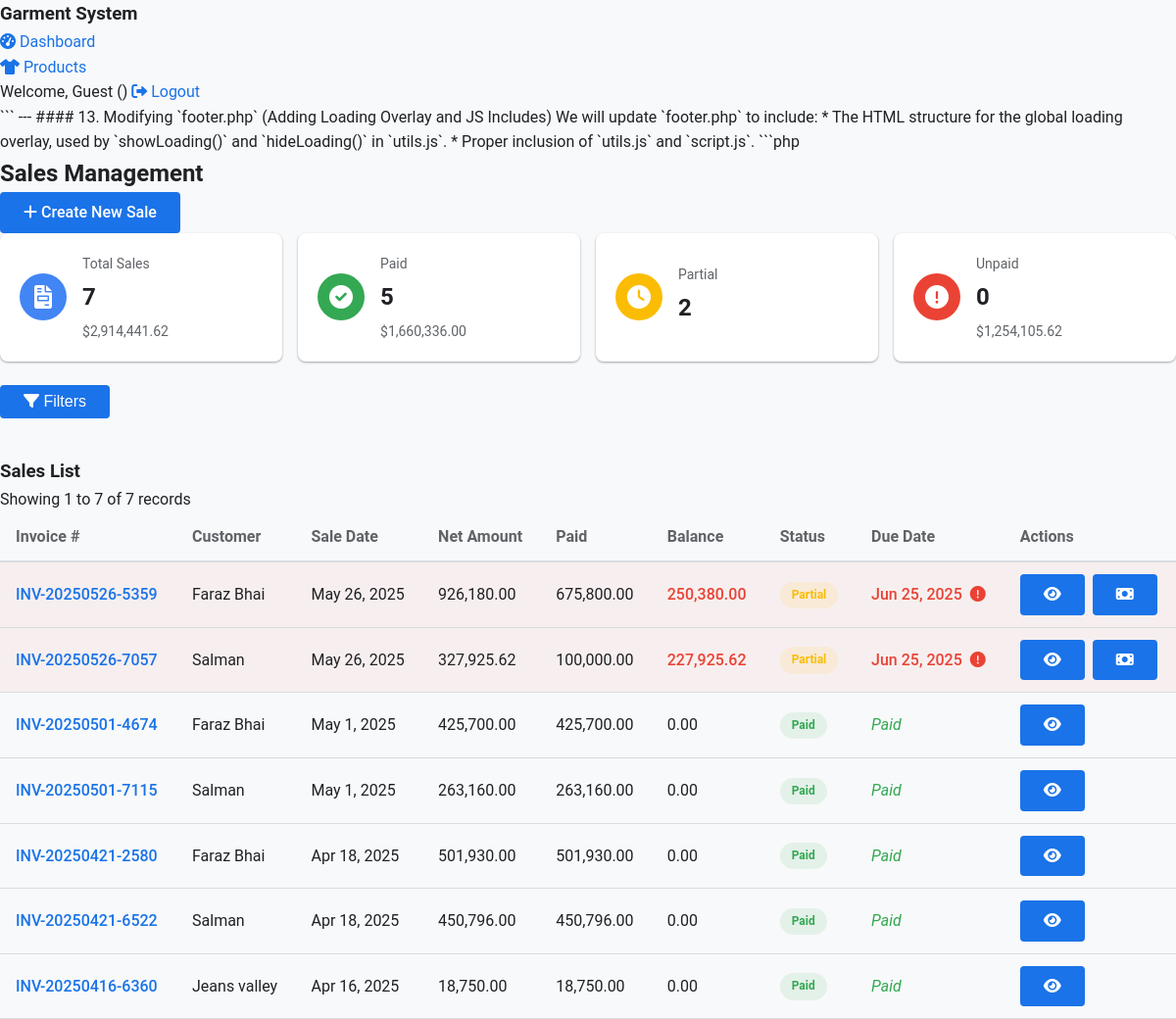
The page /sk_sales.php on the database its author committed.
### tables this page shows
CREATE TABLE `sales` (
  `id` int(11) NOT NULL,
  `invoice_number` varchar(50) NOT NULL,
  `customer_id` int(11) NOT NULL,
  `sale_date` date NOT NULL,
  `total_amount` decimal(10,2) NOT NULL,
  `discount_amount` decimal(10,2) DEFAULT 0.00,
  `tax_amount` decimal(10,2) DEFAULT 0.00,
  `shipping_cost` decimal(10,2) DEFAULT 0.00,
  `net_amount` decimal(10,2) NOT NULL,
  `payment_status` enum('unpaid','partial','paid') DEFAULT 'unpaid',
  `payment_due_date` date DEFAULT NULL,
  `notes` text DEFAULT NULL,
  `created_by` int(11) NOT NULL,
  `created_at` timestamp NULL DEFAULT current_timestamp(),
  `updated_at` timestamp NULL DEFAULT current_timestamp() ON UPDATE current_timestamp()
);

CREATE TABLE `customers` (
  `id` int(11) NOT NULL,
  `name` varchar(100) NOT NULL,
  `contact_person` varchar(100) DEFAULT NULL,
  `phone` varchar(20) DEFAULT NULL,
  `email` varchar(100) DEFAULT NULL,
  `address` text DEFAULT NULL,
  `created_by` int(11) NOT NULL,
  `created_at` timestamp NULL DEFAULT current_timestamp(),
  `updated_at` timestamp NULL DEFAULT current_timestamp() ON UPDATE current_timestamp()
);

### sk_sales.php (the view, shortened to what this page needs)
<?php
include_once '../includes/header.php';
$database = new Database();
$db = $database->getConnection();
$records_per_page = 15;
$page = isset($_GET['page']) ? intval($_GET['page']) : 1;
$page = $page < 1 ? 1 : $page;
$offset = ($page - 1) * $records_per_page;
try {
    $where_clause = "WHERE 1=1";
    $count_query = "SELECT COUNT(*) as total FROM sales s
                   JOIN customers c ON s.customer_id = c.id
                   $where_clause";
    $count_stmt = $db->prepare($count_query);
    $count_stmt->execute();
    $total_records = $count_stmt->fetch(PDO::FETCH_ASSOC)['total'];
    $query = "SELECT s.id, s.invoice_number, c.name as customer_name, s.sale_date,
              s.total_amount, s.discount_amount, s.tax_amount, s.shipping_cost, s.net_amount,
              s.payment_status, s.payment_due_date,
              (SELECT COALESCE(SUM(amount), 0) FROM payments WHERE sale_id = s.id) as amount_paid
              FROM sales s
              JOIN customers c ON s.customer_id = c.id
              $where_clause
              ORDER BY s.sale_date DESC
              LIMIT :offset, :records_per_page";
    $stmt = $db->prepare($query);
    $stmt->bindValue(':offset', $offset, PDO::PARAM_INT);
    $stmt->bindValue(':records_per_page', $records_per_page, PDO::PARAM_INT);
    $stmt->execute();
    $summary_query = "SELECT
                     COUNT(*) as total_sales,
                     SUM(net_amount) as total_amount,
                     SUM(CASE WHEN payment_status = 'paid' THEN net_amount ELSE 0 END) as paid_amount,
                     SUM(CASE WHEN payment_status != 'paid' THEN net_amount ELSE 0 END) as unpaid_amount,
                     COUNT(CASE WHEN payment_status = 'unpaid' THEN 1 END) as unpaid_count,
                     COUNT(CASE WHEN payment_status = 'partial' THEN 1 END) as partial_count,
                     COUNT(CASE WHEN payment_status = 'paid' THEN 1 END) as paid_count
                     FROM sales s $where_clause";
    $summary_stmt = $db->prepare($summary_query);
    $summary_stmt->execute();
    $summary = $summary_stmt->fetch(PDO::FETCH_ASSOC);
} catch(PDOException $e) {
    $error_message = "Database error: " . $e->getMessage();
}
?>
<div class="page-header">
    <h2>Sales Management</h2>
    <div class="page-actions">
        <a href="add-sale.php" class="button">
            <i class="fas fa-plus"></i> Create New Sale
        </a>
    </div>
</div>
<div class="sales-summary">
    <div class="summary-cards">
        <div class="summary-card">
            <div class="card-icon total-icon">
                <i class="fas fa-file-invoice"></i>
            </div>
            <div class="card-content">
                <div class="card-title">Total Sales</div>
                <div class="card-value"><?php echo number_format($summary['total_sales']); ?></div>
                <div class="card-subtitle">$<?php echo number_format($summary['total_amount'], 2); ?></div>
            </div>
        </div>
        <div class="summary-card">
            <div class="card-icon paid-icon">
                <i class="fas fa-check-circle"></i>
            </div>
            <div class="card-content">
                <div class="card-title">Paid</div>
                <div class="card-value"><?php echo number_format($summary['paid_count']); ?></div>
                <div class="card-subtitle">$<?php echo number_format($summary['paid_amount'], 2); ?></div>
            </div>
        </div>
        <div class="summary-card">
            <div class="card-icon partial-icon">
                <i class="fas fa-clock"></i>
            </div>
            <div class="card-content">
                <div class="card-title">Partial</div>
                <div class="card-value"><?php echo number_format($summary['partial_count']); ?></div>
            </div>
        </div>
        <div class="summary-card">
            <div class="card-icon unpaid-icon">
                <i class="fas fa-exclamation-circle"></i>
            </div>
            <div class="card-content">
                <div class="card-title">Unpaid</div>
                <div class="card-value"><?php echo number_format($summary['unpaid_count']); ?></div>
                <div class="card-subtitle">$<?php echo number_format($summary['unpaid_amount'], 2); ?></div>
            </div>
        </div>
    </div>
</div>
<div class="filter-container">
    <button id="toggleFiltersBtn" class="button secondary toggle-filters-btn">
        <i class="fas fa-filter"></i> Filters
    </button>
</div>
<div class="dashboard-card full-width">
    <div class="card-header">
        <h3>Sales List</h3>
        <div class="pagination-info">
            Showing <?php echo min(($page - 1) * $records_per_page + 1, $total_records); ?> to
            <?php echo min($page * $records_per_page, $total_records); ?> of
            <?php echo $total_records; ?> records
        </div>
    </div>
    <div class="card-content">
        <?php if($stmt->rowCount() > 0): ?>
        <div class="table-responsive">
            <table class="data-table">
                <thead>
                    <tr>
                        <th>Invoice #</th>
                        <th>Customer</th>
                        <th>Sale Date</th>
                        <th>Net Amount</th>
                        <th>Paid</th>
                        <th>Balance</th>
                        <th>Status</th>
                        <th>Due Date</th>
                        <th>Actions</th>
                    </tr>
                </thead>
                <tbody>
                    <?php while($row = $stmt->fetch(PDO::FETCH_ASSOC)): ?>
                        <?php
                        $balance = $row['net_amount'] - $row['amount_paid'];
                        $today = new DateTime();
                        $due_date = new DateTime($row['payment_due_date']);
                        $is_overdue = ($row['payment_status'] !== 'paid' && $today > $due_date);
                        ?>
                    <tr class="<?php echo $is_overdue ? 'overdue-row' : ''; ?>">
                        <td>
                            <a href="view-sale.php?id=<?php echo $row['id']; ?>" class="invoice-link">
                                <?php echo htmlspecialchars($row['invoice_number']); ?>
                            </a>
                        </td>
                        <td><?php echo htmlspecialchars($row['customer_name']); ?></td>
                        <td data-label="Date"><?php echo date('M j, Y', strtotime($row['sale_date'])); ?></td>
                        <td data-label="Amount"><?php echo number_format($row['net_amount'], 2); ?></td>
                        <td data-label="Paid"><?php echo number_format($row['amount_paid'], 2); ?></td>
                        <td data-label="Balance" class="<?php echo $balance > 0 ? 'balance-due' : ''; ?>">
                            <?php echo number_format($balance, 2); ?>
                        </td>
                        <td data-label="Status">
                            <span class="status-badge status-<?php echo $row['payment_status']; ?>">
                                <?php echo ucfirst($row['payment_status']); ?>
                            </span>
                        </td>
                        <td data-label="Due Date">
                            <?php if($row['payment_status'] !== 'paid'): ?>
                                <span class="<?php echo $is_overdue ? 'overdue-date' : ''; ?>">
                                    <?php echo date('M j, Y', strtotime($row['payment_due_date'])); ?>
                                    <?php if($is_overdue): ?>
                                        <span class="overdue-indicator" title="Overdue">
                                            <i class="fas fa-exclamation-circle"></i>
                                        </span>
                                    <?php endif; ?>
                                </span>
                            <?php else: ?>
                                <span class="paid-indicator">Paid</span>
                            <?php endif; ?>
                        </td>
                        <td>
                            <div class="action-buttons">
                                <a href="view-sale.php?id=<?php echo $row['id']; ?>" class="button small" aria-label="View sale details">
                                    <i class="fas fa-eye"></i>
                                </a>
                                <?php if($row['payment_status'] !== 'paid'): ?>
                                <a href="add-payment.php?sale_id=<?php echo $row['id']; ?>" class="button small primary" aria-label="Add payment">
                                    <i class="fas fa-money-bill"></i>
                                </a>
                                <?php endif; ?>
                            </div>
                        </td>
                    </tr>
                    <?php endwhile; ?>
                </tbody>
            </table>
        </div>
        <?php endif; ?>
    </div>
</div>

### style.css (style rules this page uses)
:root { --primary: #1a73e8; --primary-dark: #0d47a1; --secondary: #5f6368; --accent: #fbbc04; --success: #34a853; --warning: #fbbc04; --error: #ea4335; --background: #ffffff; --surface: #f8f9fa; --border: #dadce0; --text-primary: #202124; --text-secondary: #5f6368; --font-family: 'Roboto', 'Segoe UI', Arial, sans-serif; --font-size-sm: 0.875rem; --font-size-md: 1rem; --font-size-lg: 1.25rem; --font-size-xl: 1.5rem; --spacing-xs: 0.25rem; --spacing-sm: 0.5rem; --spacing-md: 1rem; --spacing-lg: 1.5rem; --spacing-xl: 2rem; --border-radius-sm: 0.25rem; --border-radius-md: 0.5rem; --border-radius-lg: 1rem; --shadow-sm: 0 1px 3px rgba(0,0,0,0.12), 0 1px 2px rgba(0,0,0,0.24); --shadow-md: 0 3px 6px rgba(0,0,0,0.16), 0 3px 6px rgba(0,0,0,0.23); --shadow-lg: 0 10px 20px rgba(0,0,0,0.19), 0 6px 6px rgba(0,0,0,0.23); }
* { margin: 0; padding: 0; box-sizing: border-box; }
body { font-family: var(--font-family); font-size: var(--font-size-md); color: var(--text-primary); background-color: var(--surface); line-height: 1.6; }
a { color: var(--primary); text-decoration: none; }
button, .button { display: inline-block; background-color: var(--primary); color: white; border: none; padding: var(--spacing-sm) var(--spacing-lg); border-radius: var(--border-radius-sm); cursor: pointer; font-size: var(--font-size-md); font-weight: 500; transition: background-color 0.3s ease; }

### sk_sales.php (style rules this page uses)
.sales-summary { margin-bottom: 1.5rem; }
.summary-cards { display: grid; grid-template-columns: repeat(auto-fit, minmax(200px, 1fr)); gap: 1rem; }
.summary-card { background-color: white; border-radius: var(--border-radius-md, 8px); box-shadow: var(--shadow-sm, 0 1px 3px rgba(0,0,0,0.1)); padding: 1.25rem; display: flex; align-items: center; gap: 1rem; transition: transform 0.2s, box-shadow 0.2s; }
.card-icon { width: 48px; height: 48px; border-radius: 50%; display: flex; align-items: center; justify-content: center; font-size: 1.5rem; color: white; }
.total-icon { background-color: #4285f4; }
.paid-icon { background-color: #34a853; }
.partial-icon { background-color: #fbbc04; }
.unpaid-icon { background-color: #ea4335; }
.card-content { flex: 1; }
.card-title { font-size: var(--font-size-sm, 0.875rem); color: var(--text-secondary, #6c757d); margin-bottom: 0.25rem; }
.card-value { font-size: var(--font-size-xl, 1.5rem); font-weight: bold; margin-bottom: 0.25rem; }
.card-subtitle { font-size: var(--font-size-sm, 0.875rem); color: var(--text-secondary, #6c757d); }
.filter-container { margin-bottom: 1.5rem; }
.toggle-filters-btn { position: relative; margin-bottom: 1rem; }
.table-responsive { overflow-x: auto; -webkit-overflow-scrolling: touch; }
.data-table { width: 100%; border-collapse: collapse; }
.data-table th { background-color: var(--surface, #f5f5f5); font-weight: 600; text-align: left; padding: 0.75rem 1rem; color: var(--text-secondary, #6c757d); border-bottom: 2px solid var(--border, #e0e0e0); position: sticky; top: 0; z-index: 10; }
.data-table td { padding: 0.75rem 1rem; border-bottom: 1px solid var(--border, #e0e0e0); vertical-align: middle; }
.invoice-link { color: var(--primary, #1a73e8); text-decoration: none; font-weight: 500; display: inline-flex; align-items: center; }
.status-badge { display: inline-block; padding: 0.25rem 0.75rem; border-radius: 50px; font-size: 0.75rem; font-weight: 600; text-align: center; }
.status-partial { background-color: rgba(251, 188, 4, 0.1); color: #fbbc04; }
.status-paid { background-color: rgba(52, 168, 83, 0.1); color: #34a853; }
.overdue-row { background-color: rgba(234, 67, 53, 0.05); }
.overdue-date { color: #ea4335; font-weight: 500; display: flex; align-items: center; gap: 0.5rem; }
.overdue-indicator { color: #ea4335; }
.paid-indicator { color: #34a853; font-style: italic; }
.balance-due { color: #ea4335; font-weight: 500; }
.action-buttons { display: flex; gap: 0.5rem; }

### rows shown on the page
sales: invoice_number "INV-20250526-5359", customer.name "Faraz Bhai", sale_date "May 26, 2025", net_amount "926,180.00", amount_paid "675,800.00", balance "250,380.00", payment_status "Partial", payment_due_date "Jun 25, 2025"
sales: invoice_number "INV-20250526-7057", customer.name "Salman", sale_date "May 26, 2025", net_amount "327,925.62", amount_paid "100,000.00", balance "227,925.62", payment_status "Partial", payment_due_date "Jun 25, 2025"
sales: invoice_number "INV-20250501-4674", customer.name "Faraz Bhai", sale_date "May 1, 2025", net_amount "425,700.00", amount_paid "425,700.00", balance "0.00", payment_status "Paid"
sales: invoice_number "INV-20250501-7115", customer.name "Salman", sale_date "May 1, 2025", net_amount "263,160.00", amount_paid "263,160.00", balance "0.00", payment_status "Paid"
sales: invoice_number "INV-20250421-2580", customer.name "Faraz Bhai", sale_date "Apr 18, 2025", net_amount "501,930.00", amount_paid "501,930.00", balance "0.00", payment_status "Paid"
sales: invoice_number "INV-20250421-6522", customer.name "Salman", sale_date "Apr 18, 2025", net_amount "450,796.00", amount_paid "450,796.00", balance "0.00", payment_status "Paid"
sales: invoice_number "INV-20250416-6360", customer.name "Jeans valley", sale_date "Apr 16, 2025", net_amount "18,750.00", amount_paid "18,750.00", balance "0.00", payment_status "Paid"

### other values the page prints
$_SESSION['full_name'] "Guest"
$summary['total_sales'] "7"
$summary['total_amount'] "2,914,441.62"
$summary['paid_count'] "5"
$summary['paid_amount'] "1,660,336.00"
$summary['partial_count'] "2"
$summary['unpaid_count'] "0"
$summary['unpaid_amount'] "1,254,105.62"
min(($page - 1) * $records_per_page + 1, $total_records) "1"
min($page * $records_per_page, $total_records) "7"
$total_records "7"
